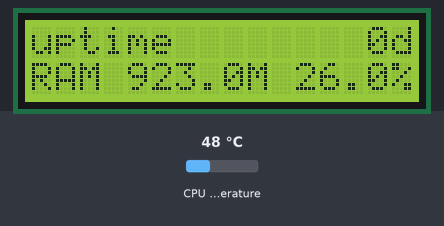
Simulated run of this program. Board: Raspberry Pi (BCM pin numbers). Shown: 16×2 character LCD. The inputs (shaded band) are chosen by the test bench; at power-on: CPU temperature 48 °C. The clock reads 2024-03-15 10:24:30 at power-on unless the program sets it; random numbers come from a fixed seed; system figures (address, load, memory, disk, uptime) are fixed made-up values; library files of the repository ran but are not shown: I2C_LCD_driver.py; what the program prints to the terminal is not drawn.

Above: at 0.4 s.
At 30.5 s:
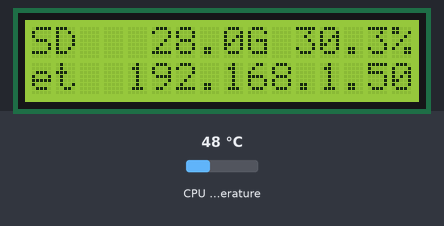
At 60.5 s:
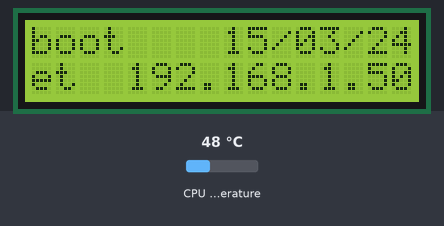
At 90.7 s:
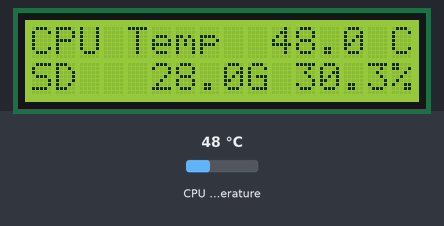
At 120.8 s:
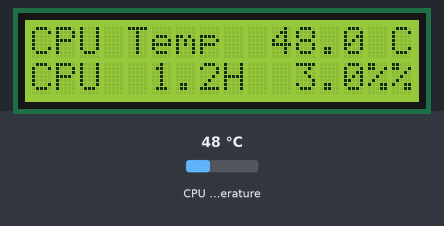

Measured:
- what the display in image 0 shows lasts 30.0 s, from 0.3 s to 30.3 s
- what the display in image 2 shows lasts 30.1 s, from 60.5 s to 90.6 s

The program:

script.py
```python
#!/usr/bin/python3
# -*- coding: UTF-8 -*-

import I2C_LCD_driver
import socket
import fcntl
import struct
import psutil
import shutil
import datetime
import time
import random
import os, sys

ADDRESS_LCD = 0x3f

pilcd = I2C_LCD_driver.lcd(ADDRESS_LCD)

lcd_number_of_lines = 2
lcd_size_of_row = 16

def set_lcd_line(line, msg):
    #max 16 chars
    if(len(msg) > lcd_size_of_row):
        raise Exception("Line lenght max size of 16")
    pilcd.lcd_display_string(msg, line)
    return 0

def get_ip_address(wifi = False):
    #wifi or eth
    ip = psutil.net_if_addrs()["eth0"][0].address
    if(wifi):
        ip = psutil.net_if_addrs()["wlan0"][0].address
        return "wl {:>13}".format(ip)
    return "et {:>13}".format(ip)

def uptime():
    uptime = datetime.datetime.now() - datetime.datetime.fromtimestamp(round(psutil.boot_time()))
    uptimedays = uptime.days
    return "uptime {:>8}d".format(uptimedays)

def last_reboot():
    firsttimestamp = datetime.datetime.fromtimestamp(psutil.boot_time()).strftime("%d/%m/%y")
    return "boot {:>11}".format(firsttimestamp)

def get_cpu_temperature():
    temp = psutil.sensors_temperatures()["cpu-thermal"][0].current;
    return "CPU Temp {0:>5.1f} C".format(temp)

def get_ram_usage():
    # vmem(total=8589934592L, available=4073336832L, percent=52.6, used=5022085120L, free=3560255488L, active=2817949696L, inactive=513081344L, wired=1691054080L)
    total = psutil.virtual_memory().total // (2**20)
    used = psutil.virtual_memory().used // (2**20)
    percent = psutil.virtual_memory().percent
    return "RAM {0:5.1f}M {1:>4.1f}%".format(total, percent)

def get_cpu_usage():
    current_usage = psutil.cpu_percent(interval=None)
    max_usage = round(psutil.cpu_freq().current / 1000, 2) #GHz
    return "CPU {0:4.1f}H {1:>4.1f}%".format(max_usage, current_usage)

def get_disk_usage():
    total = shutil.disk_usage('/').total // (2**30)
    used = shutil.disk_usage('/').used // (2**30)
    percent = shutil.disk_usage('/').used / shutil.disk_usage('/').total
    return "SD {0:6.1f}G {1:>4.1%}".format(total, percent)

stats = [get_ip_address, uptime, last_reboot, get_cpu_temperature, get_ram_usage, get_cpu_usage, get_disk_usage]

def fill_screen():
    picked = []
    while len(picked) != 2:
        res = random.choice(stats)
        if not any(elem == res for elem in picked):
            picked.append(res)

    for i in range(len(picked)):
        #debug
        print(picked[i].__name__)
        set_lcd_line(i+1, picked[i]())


while(True):
    fill_screen()
    time.sleep(30)
```
